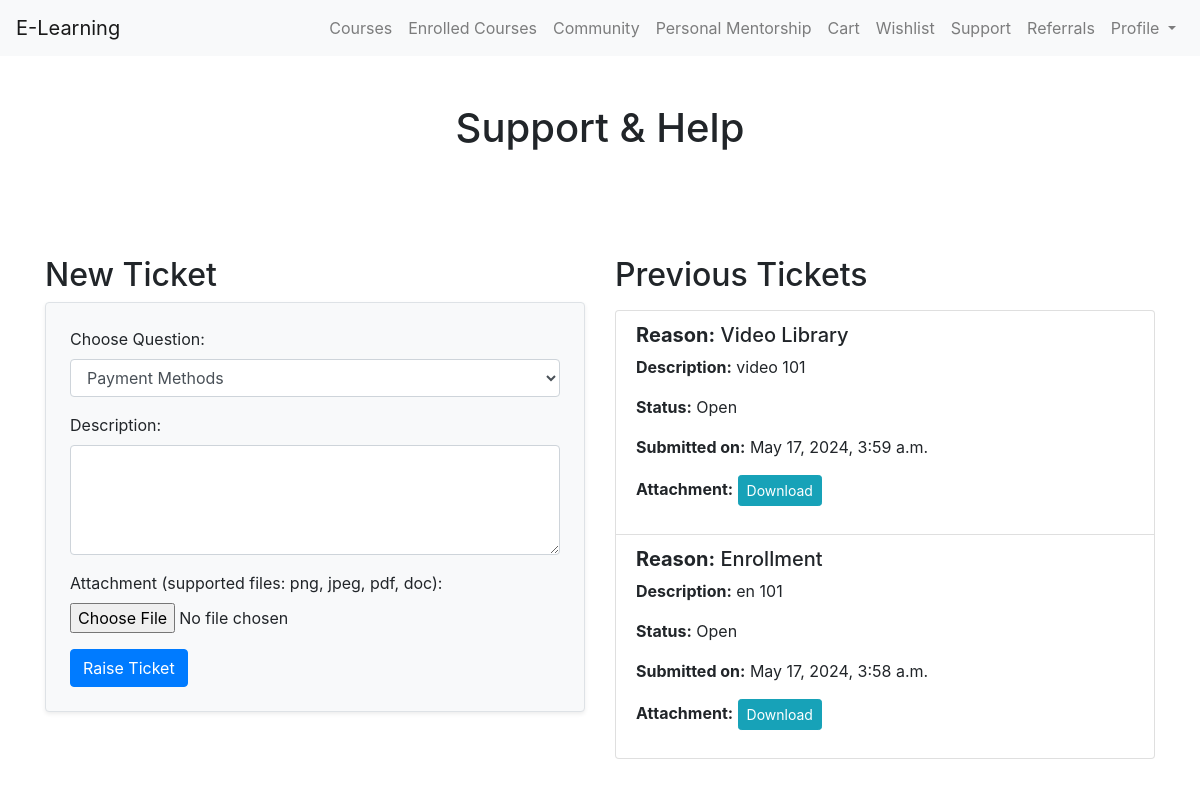
Screenshot of /support/ (signed in) with the database file from the repository.
### app/models.py (models this page shows, shortened)
class Ticket(models.Model):
    REASON_CHOICES = [
        ('Payment Methods', 'Payment Methods'),
        ('Refund a Course', 'Refund a Course'),
        ('Troubleshoot Payment Failure', 'Troubleshoot Payment Failure'),
        ('Download Course Resources', 'Download Course Resources'),
        ('Enrollment', 'Enrollment'),
        ('Grades & Assignments', 'Grades & Assignments'),
        ('Video Library', 'Video Library'),
        ('Trust & Safety', 'Trust & Safety'),
        ('Find a missing course', 'Find a missing course'),
        ('Other', 'Other'),
    ]
    user = models.ForeignKey(CustomeUser, on_delete=models.CASCADE)
    reason = models.CharField(max_length=50, choices=REASON_CHOICES)
    description = models.TextField()
    attachment = models.FileField(upload_to='staticfiles/tickets/', null=True, blank=True)
    timestamp = models.DateTimeField(auto_now_add=True)
    status = models.CharField(max_length=20, default='Open')

### app/views.py (the view, shortened to what this page needs)
# urls.py: path('support/', support, name='support'),
def support(request):
    tickets = Ticket.objects.filter(user=request.user).order_by('-timestamp')
    return render(request, 'support.html', {'tickets': tickets})

### app/templates/support.html (shortened to what this page needs)
<!DOCTYPE html>
<html>
<head>
    <link href="https://maxcdn.bootstrapcdn.com/bootstrap/4.5.2/css/bootstrap.min.css" rel="stylesheet">
</head>
<body>
<nav class="navbar navbar-expand-lg navbar-light bg-light">
    <a class="navbar-brand" href="#">E-Learning</a>
    <div class="collapse navbar-collapse" id="navbarNav">
        <ul class="navbar-nav ml-auto">
            <li class="nav-item">
                <a class="nav-link" href="{% url 'course_catalog' %}">Courses</a>
            </li>
            <li class="nav-item">
                <a class="nav-link" href="{% url 'enrolled_course' %}">Enrolled Courses</a>
            </li>
            <li class="nav-item">
                <a class="nav-link" href="{% url 'community_platform' %}">Community</a>
            </li>
            <li class="nav-item">
                <a class="nav-link" href="{% url 'mentorship_page' %}">Personal Mentorship</a>
            </li>
            <li class="nav-item">
                <a class="nav-link" href="{% url 'view_cart' %}">Cart</a>
            </li>
            <li class="nav-item">
                <a class="nav-link" href="{% url 'wishlist' %}">Wishlist</a>
            </li>
            <li class="nav-item">
                <a class="nav-link" href="#">Support</a>
            </li>
            <li class="nav-item">
                <a class="nav-link" href="{% url 'referrals' %}">Referrals</a>
            </li>
            <li class="nav-item dropdown">
                <a class="nav-link dropdown-toggle" href="#" id="navbarDropdown" role="button" data-toggle="dropdown" aria-haspopup="true" aria-expanded="false">
                    Profile
                </a>
            </li>
        </ul>
    </div>
</nav>
    <div class="container mt-5">
        <h1 class="text-center">Support & Help</h1>
        <br>
        <br>
        <div class="row mt-5">
            <div class="col-md-6">
                <h2>New Ticket</h2>
                <form method="post" enctype="multipart/form-data" class="p-4 border rounded shadow-sm bg-light">
                    <div class="form-group">
                        <label for="reason">Choose Question:</label>
                        <select class="form-control" name="reason" id="reason">
                            <option value="Payment Methods">Payment Methods</option>
                        </select>
                    </div>
                    <div class="form-group">
                        <label for="description">Description:</label>
                        <textarea class="form-control" name="description" id="description" rows="4"></textarea>
                    </div>
                    <div class="form-group">
                        <label for="attachment">Attachment (supported files: png, jpeg, pdf, doc):</label>
                        <input type="file" class="form-control-file" name="attachment" id="attachment">
                    </div>
                    <button type="submit" class="btn btn-primary">Raise Ticket</button>
                </form>
            </div>
            <div class="col-md-6">
                <h2>Previous Tickets</h2>
                <ul class="list-group mt-3">
                    {% for ticket in tickets %}
                    <li class="list-group-item">
                        <h5><strong>Reason:</strong> {{ ticket.reason }}</h5>
                        <p><strong>Description:</strong> {{ ticket.description }}</p>
                        <p><strong>Status:</strong> {{ ticket.status }}</p>
                        <p><strong>Submitted on:</strong> {{ ticket.timestamp }}</p>
                        {% if ticket.attachment %}
                        <p><strong>Attachment:</strong> <a href="{{ ticket.attachment.url }}" class="btn btn-sm btn-info">Download</a></p>
                        {% endif %}
                    </li>
                    {% endfor %}
                </ul>
            </div>
        </div>
    </div>
</body>
</html>

### rows the page displays
Ticket: reason "Video Library", description "video 101", status "Open", timestamp "May 17, 2024, 3:59 a.m."
Ticket: reason "Enrollment", description "en 101", status "Open", timestamp "May 17, 2024, 3:58 a.m."
